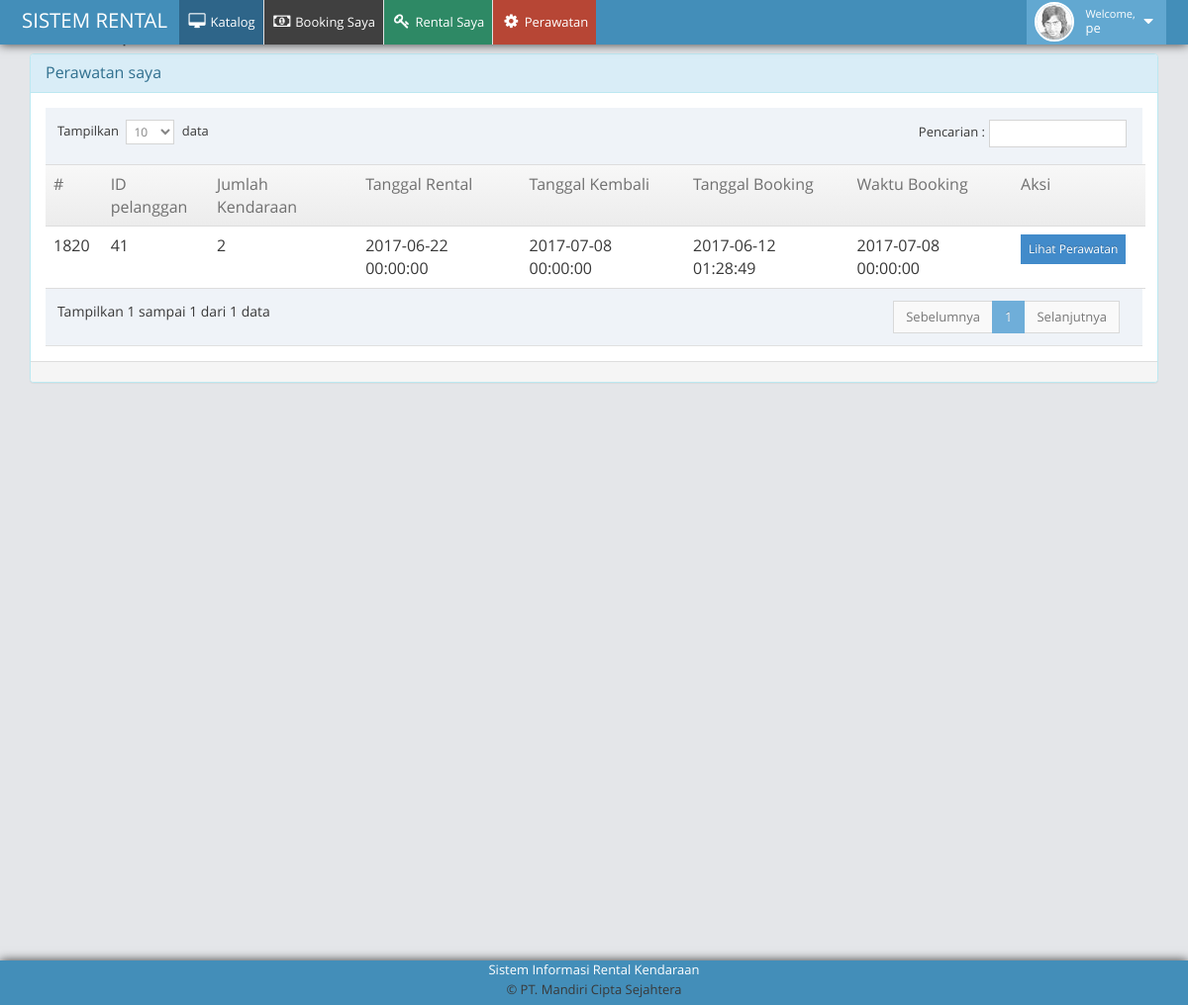
Screenshot of /?user=perawatan_saya (signed in) with the database file from the repository.
### tables this page shows
CREATE TABLE `pengguna` (
  `username` varchar(100) NOT NULL,
  `password` varchar(100) DEFAULT NULL,
  `hak_akses` enum('administrator','manager','pelanggan') DEFAULT NULL,
  `foto` varchar(255) DEFAULT NULL,
  `created_at` timestamp NOT NULL DEFAULT CURRENT_TIMESTAMP,
  `updated_at` timestamp NOT NULL DEFAULT CURRENT_TIMESTAMP ON UPDATE CURRENT_TIMESTAMP
);

CREATE TABLE `unit_kendaraan` (
  `id_unit_kendaraan` int(255) NOT NULL,
  `id_pelanggan` int(12) DEFAULT NULL,
  `jumlah_kendaraan` int(5) DEFAULT NULL,
  `tanggal_rental` datetime NOT NULL,
  `tanggal_kembali` datetime NOT NULL,
  `tanggal_booking` timestamp NOT NULL DEFAULT CURRENT_TIMESTAMP,
  `waktu_booking` datetime DEFAULT NULL,
  `total_biaya` int(11) NOT NULL,
  `created_at` timestamp NOT NULL DEFAULT CURRENT_TIMESTAMP,
  `updated_at` timestamp NOT NULL DEFAULT CURRENT_TIMESTAMP ON UPDATE CURRENT_TIMESTAMP
);

### config/conn.php (called while the page is built, shortened)
<?php
$Pengguna = 'select * from pengguna ';
$Pelanggan = 'select * from pelanggan ';
$Unit_kendaraan = 'select * from unit_kendaraan ';
?>

### config/user.php (called while the page is built)
<?php
  include 'conn.php';
  $user = $_SESSION['SES_rentalkendaraan'];
  $sql = $Pengguna."where username = '$user' " ;
  $query = mysqli_query($conn,$sql);
  $r = mysqli_fetch_array($query);
  $hak_akses = $r['hak_akses'];
  $username = $r['username'];
 ?>

### pages/pelanggan/perawatan_saya.php (the view, shortened to what this page needs)
<div class="container">
	<div class="panel panel-info">
	  <div class="panel-heading">
	    <h3 class="panel-title">Perawatan saya</h3>
	  </div>
	  <div class="panel-body">
			<?php if (isset($_POST["perawatan"])): ?>
				<?php
				$id_unit_kendaraan =$_POST["perawatan"];
				$query = $Perawatan." where id_unit_kendaraan = ".$id_unit_kendaraan;
				$execute = mysqli_query($conn,$query);
				?>
				<a href="?user=perawatan_saya" class="btn btn-danger">kembali</a>
				<table class="table table-striped" id="example">
					<thead>
						<tr>
							<th>#</th>
							<th>ID Unit</th>
							<th>Jumlah Terpakai</th>
							<th>Biaya Tindakan</th>
							<th>Total Harga</th>
							<th>Detail</th>
						</tr>
					</thead>
					<tbody>
						<?php foreach ($execute as $r): ?>
							<tr>
								<td><?= $r['id_perawatan'] ?></td>
								<td><b><?= $r['id_unit_kendaraan'] ?></b></td>
								<td><?= $r['jumlah_terpakai'] ?></td>
								<td><?= $r['biaya_tindakan'] ?></td>
								<td><?= $r['total_harga'] ?></td>
								<td>
									<table class="table">
										<tr>
											<th>ID perawatan</th>
											<th>ID suku cadang</th>
											<th>suku cadang terpakai</th>
										</tr>
										<?php
										$query = $Detail_perawatan." where id_perawatan = ".$r['id_perawatan'];
										$get_detail_unit = mysqli_query($conn,$query);
										foreach ($get_detail_unit as $r_du) :?>
										<tr>
											<td><?= $r_du['id_perawatan']; ?></td>
											<td><?= $r_du['id_suku_cadang']; ?></td>
											<td><?= $r_du['suku_cadang_terpakai']; ?></td>
										</tr>
									<?php endforeach; ?>
								</table>
								</td>
							</tr>
						<?php endforeach; ?>
					</tbody>
				</table>
		<?php else: ?>
			<?php
			$get_pelanggan = mysqli_query($conn,$Pelanggan." where username = '".$username."'");
			foreach ($get_pelanggan as $r) {
				$id_pelanggan = $r['id_pelanggan'];
			}
			 ?>
			 <table class="table" id="example">
			 	<thead>
					<tr>
						<td>#</td>
						<td>ID pelanggan</td>
						<td>Jumlah Kendaraan</td>
						<td>Tanggal Rental</td>
						<td>Tanggal Kembali</td>
						<td>Tanggal Booking</td>
						<td>Waktu Booking</td>
						<td>Aksi</td>
					</tr>
			 	</thead>
				<tbody>
					<?php
					foreach (mysqli_query($conn,$Unit_kendaraan." where id_pelanggan = ".$id_pelanggan) as $r) { ?>
						<tr>
							<td><?= $r['id_unit_kendaraan']; ?></td>
							<td><?= $r['id_pelanggan']; ?></td>
							<td><?= $r['jumlah_kendaraan']; ?></td>
							<td><?= $r['tanggal_rental']; ?></td>
							<td><?= $r['tanggal_kembali']; ?></td>
							<td><?= $r['tanggal_booking']; ?></td>
							<td><?= $r['waktu_booking']; ?></td>
							<td>
								  <form class="" action="" method="post">
										<button type="submit" class="btn btn-primary btn-xs">
											Lihat Perawatan
										</button>
								  </form>
							</td>
						</tr>
					<?php } ?>
				</tbody>
			 </table>
		 <?php endif; ?>
	  </div>
	  <div class="panel-footer">
	  </div>
	</div>
</div>

### pages/navbar.php (shortened to what this page needs)
<?php if (isset($_SESSION['SES_rentalkendaraan'])): ?>
<div id="navbar" class="navbar navbar-fixed-top ace-save-state box-shadow">
    <div class="navbar-container ace-save-state" id="navbar-container">
        <div class="navbar-header pull-left">
            <a href="index.html" class="navbar-brand">
                <small>
                  SISTEM RENTAL
               </small>
            </a>
        </div>
        <div class="collapse navbar-collapse" id="myNavbar">
          <?php include 'config/user.php'; ?>
          <ul class="nav ace-nav pull-right">
              <li class="light-blue dropdown-modal">
                  <a data-toggle="dropdown" href="#" class="dropdown-toggle">
                      <img class="nav-user-photo" src="assets/images/avatars/user.jpg" alt="Jason's Photo" />
                      <span class="user-info">
                         <small>Welcome,</small>
                         <?php echo $username ?>
                      </span>
                      <i class="ace-icon fa fa-caret-down"></i>
                  </a>
              </li>
          </ul>
            <?php if ($hak_akses == 'administrator') : ?>
              <ul class="nav ace-nav">
                  <li class="active"><a href="?user=admin_dashboard">Home</a></li>
                  <li class="green">
                      <a href="?user=pengguna" aria-expanded="true">
                          <i class="ace-icon fa fa-user"></i> Pengguna
                      </a>
                  </li>
              </ul>
            <?php elseif($hak_akses == 'pelanggan') : ?>
              <ul class="nav ace-nav">
                  <li class="active"><a href="?user=pelanggan_dashboard&all"><i class="ace-icon fa fa-desktop"></i> Katalog</a></li>
                  <li class="dark">
                      <a href="?user=rental_saya&booking" aria-expanded="true">
                          <i class="ace-icon fa fa-money"></i> Booking Saya
                      </a>
                  </li>
                  <li class="green">
                      <a href="?user=rental_saya&rental" aria-expanded="true">
                          <i class="ace-icon fa fa-key"></i> Rental Saya
                      </a>
                  </li>
                  <li class="red">
                      <a href="?user=perawatan_saya" aria-expanded="true">
                          <i class="ace-icon fa fa-cog"></i> Perawatan
                      </a>
                  </li>
              </ul>
            <?php endif; ?>
        </div>
    </div>
</div>
<h3>navbar fixtop</h3>
<?php endif; ?>

### index.php (style rules this page uses)
.box-shadow { box-shadow: 0px 0px 10px; }

### rows the page displays
pengguna: username "pe"
unit_kendaraan: id_unit_kendaraan "1820", id_pelanggan "41", jumlah_kendaraan "2", tanggal_rental "2017-06-22 00:00:00", tanggal_kembali "2017-07-08 00:00:00", tanggal_booking "2017-06-12 01:28:49", waktu_booking "2017-07-08 00:00:00"
